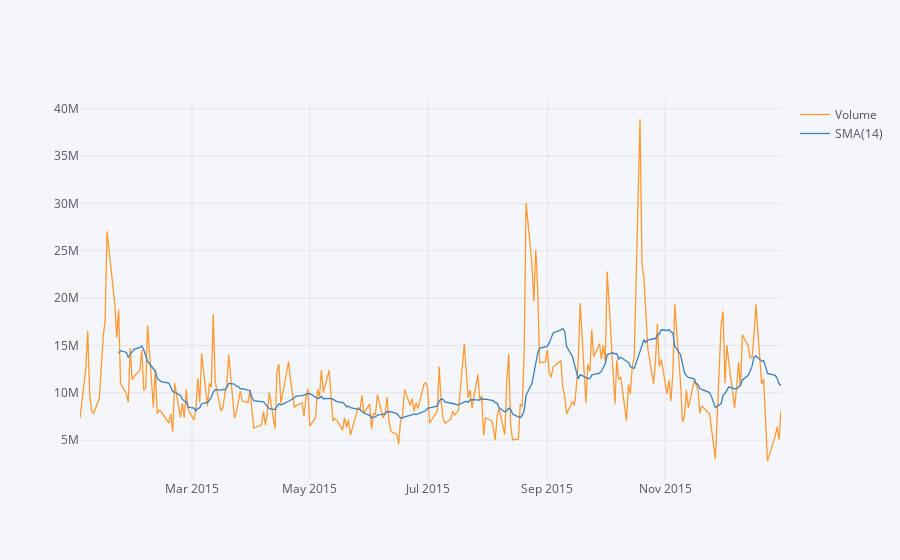

Notebook code for this chart:
### Markdown cell above
** Use .ta_plot(study='sma') to create a Simple Moving Averages plot of Morgan Stanley for the year 2015.**

### Code cell
MS["Volume"].loc["2015-01-01" : "2015-12-31"].ta_plot(study = "sma")

### Figure 1 — Plotly figure (JSON) as saved in the notebook; plotly's stock layout.template omitted (floating-point values rounded to 4 significant figures; data arrays with more than 128 entries replaced by an {"elided": "..."} marker saying what was removed)
{"data": [{"line": {"color": "rgba(255, 153, 51, 1.0)", "dash": "solid", "shape": "linear", "width": 1.3}, "mode": "lines", "name": "Volume", "text": "", "type": "scatter", "x": {"elided": "252 str values"}, "y": {"elided": "252 int values"}}, {"line": {"color": "rgba(55, 128, 191, 1.0)", "dash": "solid", "shape": "linear", "width": 1.3}, "mode": "lines", "name": "SMA(14)", "text": "", "type": "scatter", "x": {"elided": "252 str values"}, "y": {"elided": "252 mixed values"}}], "layout": {"legend": {"bgcolor": "#F5F6F9", "font": {"color": "#4D5663"}}, "paper_bgcolor": "#F5F6F9", "plot_bgcolor": "#F5F6F9", "title": {"font": {"color": "#4D5663"}}, "xaxis": {"gridcolor": "#E1E5ED", "showgrid": true, "tickfont": {"color": "#4D5663"}, "title": {"font": {"color": "#4D5663"}, "text": ""}, "zerolinecolor": "#E1E5ED"}, "yaxis": {"gridcolor": "#E1E5ED", "showgrid": true, "tickfont": {"color": "#4D5663"}, "title": {"font": {"color": "#4D5663"}, "text": ""}, "zerolinecolor": "#E1E5ED"}}}
